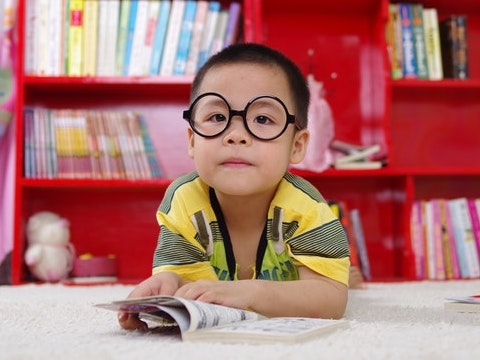
//> input picture Image_Operation/Images/boy.jpg, 480 x 360 px
$ ./image_crop   (built with g++ and OpenCV 4)
//> lines starting //> are read from the running program, lines starting //| are printed output that depends on the picture
#include<iostream>

#include <opencv2/opencv.hpp>
#include <opencv2/core.hpp>
#include <opencv2/highgui.hpp>

int main() {
	cv::Mat Image = cv::imread("boy.jpg/boy.jpg", 1);
//> Image is the input picture: 360 rows x 480 cols, CV_8UC3; mean B, G, R 111.8, 115.3, 174.3
	cv::namedWindow("Boy Window", cv::WINDOW_AUTOSIZE);
	cv::imshow("Boy Window", Image);
	// Now Crop an Image.
	// Boy Face:
	// X Co-Ordinates = 180 to 310
	// Y Co-Ordinates = 40 to 200
	/*
	Y1(40)
	--------------------
	|                  |
	|                  |
    |                  |
	|                  |
    |                  |
	--------------------
    Y2(200)
	X1(180)---------X2(310)
	*/
	const int X1 = 180;
	const int X2 = 310;
	const int Y1 = 40;
	const int Y2 = 200;
	// Cropping also be called Region Of Interest(ROI)
	cv::Mat Crop = Image(cv::Range(Y1, Y2), cv::Range(X1, X2));
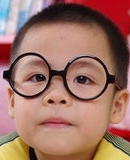
//> Crop: 160 rows x 130 cols, CV_8UC3; mean B, G, R 102.1, 114.5, 158.6
	const std::string Image_Name = "Cropped Image";
	cv::namedWindow(Image_Name);
	cv::imshow(Image_Name, Crop);
	cv::waitKey(0);
	//After Cropping an Image, copying a Cropped image into
	// an another Image or Paste it to another Image by
	// Choosing where you want to paste it.
	cv::Mat Image_Clone = Image.clone(); //copying from Original Image
	//Find Height and Width of ROI
	const int ROI_Height = Crop.size().height;
//> ROI_Height = 160
	const int ROI_Width  = Crop.size().width;
//> ROI_Width = 130
	//Copy to Left of Face
	Crop.copyTo(Image_Clone(cv::Range(40, 40 + ROI_Height), cv::Range(10, 10 + ROI_Width)));
	//Copy to Right of Face
	Crop.copyTo(Image_Clone(cv::Range(40, 40 + ROI_Height), cv::Range(330, 330 + ROI_Width)));
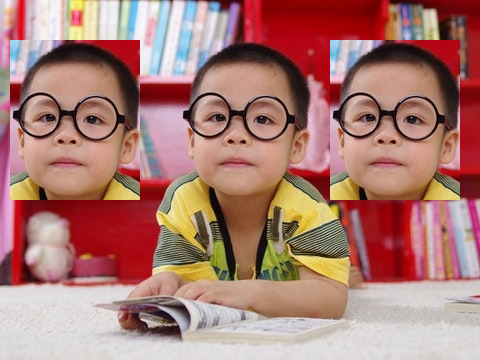
//> Image_Clone: 360 rows x 480 cols, CV_8UC3; mean B, G, R 116.4, 123.9, 171.3
	const std::string Image_Copy = "Image_Copy";
	cv::namedWindow(Image_Copy);
	cv::imshow(Image_Copy, Image_Clone);
	cv::waitKey(0);

	cv::destroyAllWindows();
	return 0;
}
